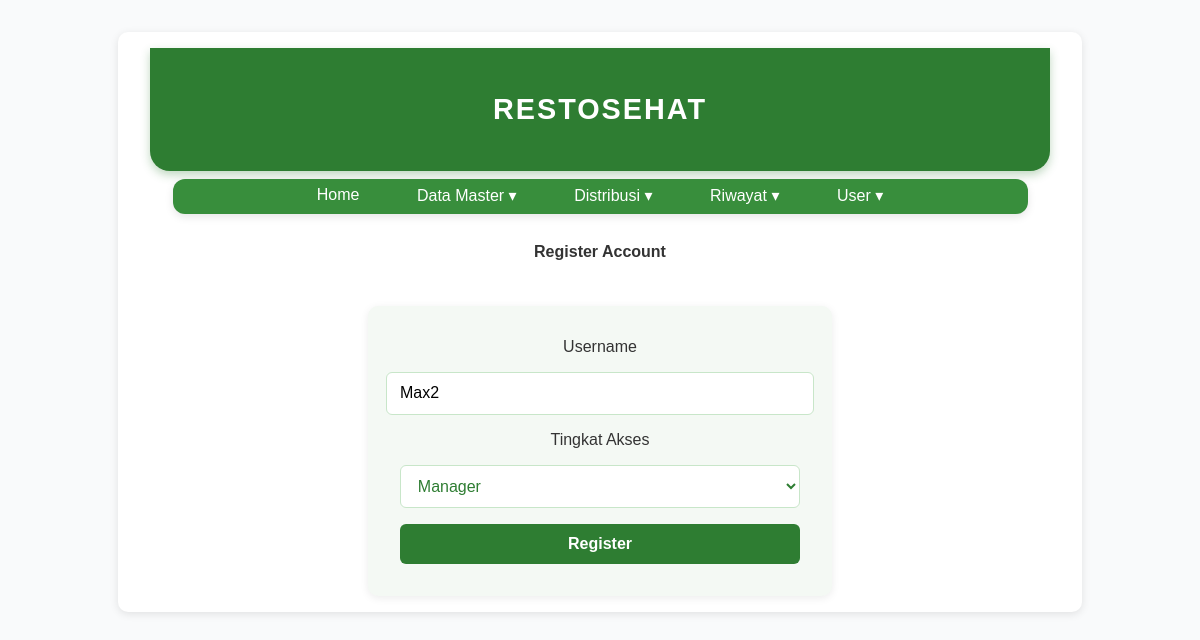
The page /update_karyawan/USR0002 (signed in) on the database as committed earlier.
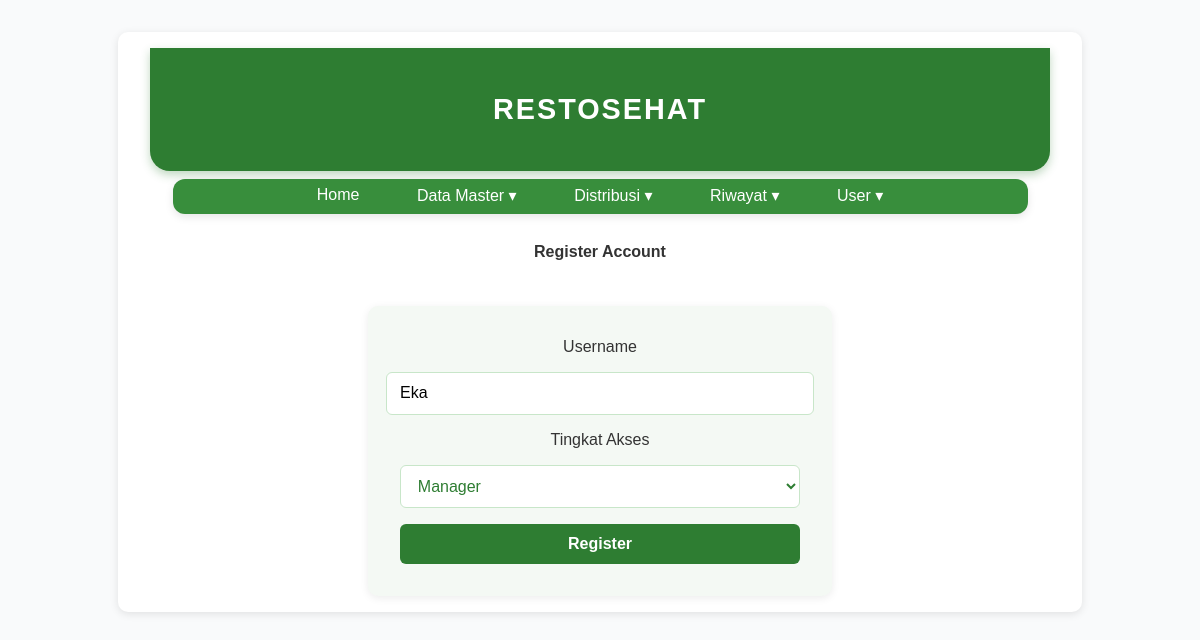
The same page on the database as committed later.
### main.py (models this page shows, shortened)
class User(db.Model, UserMixin):
    idPrefix = 'USR'
    id = db.Column(db.String(5), primary_key=True)
    username = db.Column(db.String(80), unique=True, nullable=False)
    password_hash = db.Column(db.String(200), nullable=False)
    role = db.Column(db.String(50), default='User')
    namaPanjang = db.Column(db.String(200), unique=True)
    email = db.Column(db.String(100), unique=True)
    noTelp = db.Column(db.String(12), unique=True)
    alamat = db.Column(db.String(150), unique=True)

### main.py (the view, shortened to what this page needs)
@app.route("/update_karyawan/<string:id>", methods=['POST', 'GET'])
@login_required
def update_karyawan(id):
    user = User.query.get_or_404(id)
    return render_template("update_karyawan.html", user=user)

### main.py (called while the page is built)
@login_manager.user_loader
def load_user(user_id):
    return User.query.get(user_id)

### templates/update_karyawan.html (shortened to what this page needs)
{% extends 'base.html' %}
{% block body %}
<div class="main-content">
    <h4>Register Account</h4>
    <form method="POST">
        <label>Username</label>
        <input type="text" name="username" class="form-control" value="{{user.username}}" required>
        <label>Tingkat Akses</label>
        <select id="dropdownAkses" name="dropdownAkses">
            <option value="Manager" {% if user.role == "Manager" %}selected{% endif %}>Manager</option>
        </select>
        <input type="submit" value="Register">
    </form>
</div>
{% endblock %}

Rows that differ between the two databases and show on the page:
changed User "Manager": username "Max2" → "Eka"
